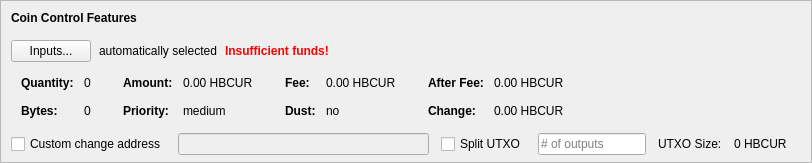
    <widget class="QFrame" name="frameCoinControl">
     <property name="sizePolicy">
      <sizepolicy hsizetype="Expanding" vsizetype="Expanding">
       <horstretch>0</horstretch>
       <verstretch>0</verstretch>
      </sizepolicy>
     </property>
     <property name="maximumSize">
      <size>
       <width>16777215</width>
       <height>16777215</height>
      </size>
     </property>
     <property name="frameShape">
      <enum>QFrame::StyledPanel</enum>
     </property>
     <property name="frameShadow">
      <enum>QFrame::Sunken</enum>
     </property>
     <layout class="QVBoxLayout" name="verticalLayoutCoinControl2">
      <property name="spacing">
       <number>0</number>
      </property>
      <property name="leftMargin">
       <number>0</number>
      </property>
      <property name="topMargin">
       <number>0</number>
      </property>
      <property name="rightMargin">
       <number>0</number>
      </property>
      <property name="bottomMargin">
       <number>6</number>
      </property>
      <item>
       <layout class="QVBoxLayout" name="verticalLayoutCoinControl" stretch="0,0,0,0,1">
        <property name="spacing">
         <number>0</number>
        </property>
        <property name="leftMargin">
         <number>10</number>
        </property>
        <property name="topMargin">
         <number>10</number>
        </property>
        <item>
         <layout class="QHBoxLayout" name="horizontalLayoutCoinControl1">
          <property name="bottomMargin">
           <number>15</number>
          </property>
          <item>
           <widget class="QLabel" name="labelCoinControlFeatures">
            <property name="sizePolicy">
             <sizepolicy hsizetype="Preferred" vsizetype="Maximum">
              <horstretch>0</horstretch>
              <verstretch>0</verstretch>
             </sizepolicy>
            </property>
            <property name="font">
             <font>
              <weight>75</weight>
              <bold>true</bold>
             </font>
            </property>
            <property name="styleSheet">
             <string notr="true">font-weight:bold;</string>
            </property>
            <property name="text">
             <string>Coin Control Features</string>
            </property>
           </widget>
          </item>
         </layout>
        </item>
        <item>
         <layout class="QHBoxLayout" name="horizontalLayoutCoinControl2" stretch="0,0,0,0">
          <property name="spacing">
           <number>8</number>
          </property>
          <property name="bottomMargin">
           <number>10</number>
          </property>
          <item>
           <widget class="QPushButton" name="pushButtonCoinControl">
            <property name="styleSheet">
             <string notr="true"/>
            </property>
            <property name="text">
             <string>Inputs...</string>
            </property>
            <property name="autoDefault">
             <bool>false</bool>
            </property>
           </widget>
          </item>
          <item>
           <widget class="QLabel" name="labelCoinControlAutomaticallySelected">
            <property name="text">
             <string>automatically selected</string>
            </property>
            <property name="margin">
             <number>5</number>
            </property>
           </widget>
          </item>
          <item>
           <widget class="QLabel" name="labelCoinControlInsuffFunds">
            <property name="font">
             <font>
              <weight>75</weight>
              <bold>true</bold>
             </font>
            </property>
            <property name="styleSheet">
             <string notr="true">color:red;font-weight:bold;</string>
            </property>
            <property name="text">
             <string>Insufficient funds!</string>
            </property>
            <property name="margin">
             <number>5</number>
            </property>
           </widget>
          </item>
          <item>
           <spacer name="horizontalSpacerCoinControl">
            <property name="orientation">
             <enum>Qt::Horizontal</enum>
            </property>
            <property name="sizeHint" stdset="0">
             <size>
              <width>40</width>
              <height>1</height>
             </size>
            </property>
           </spacer>
          </item>
         </layout>
        </item>
        <item>
         <widget class="QWidget" name="widgetCoinControl" native="true">
          <property name="sizePolicy">
           <sizepolicy hsizetype="Preferred" vsizetype="Preferred">
            <horstretch>0</horstretch>
            <verstretch>0</verstretch>
           </sizepolicy>
          </property>
          <property name="minimumSize">
           <size>
            <width>0</width>
            <height>0</height>
           </size>
          </property>
          <property name="styleSheet">
           <string notr="true"/>
          </property>
          <layout class="QHBoxLayout" name="horizontalLayoutCoinControl5">
           <property name="leftMargin">
            <number>0</number>
           </property>
           <property name="topMargin">
            <number>0</number>
           </property>
           <property name="rightMargin">
            <number>0</number>
           </property>
           <property name="bottomMargin">
            <number>0</number>
           </property>
           <item>
            <layout class="QHBoxLayout" name="horizontalLayoutCoinControl3" stretch="0,0,0,1">
             <property name="spacing">
              <number>20</number>
             </property>
             <property name="topMargin">
              <number>0</number>
             </property>
             <property name="bottomMargin">
              <number>10</number>
             </property>
             <item>
              <layout class="QFormLayout" name="formLayoutCoinControl1">
               <property name="horizontalSpacing">
                <number>10</number>
               </property>
               <property name="verticalSpacing">
                <number>14</number>
               </property>
               <property name="leftMargin">
                <number>10</number>
               </property>
               <property name="topMargin">
                <number>4</number>
               </property>
               <property name="rightMargin">
                <number>6</number>
               </property>
               <item row="0" column="0">
                <widget class="QLabel" name="labelCoinControlQuantityText">
                 <property name="font">
                  <font>
                   <weight>75</weight>
                   <bold>true</bold>
                  </font>
                 </property>
                 <property name="text">
                  <string>Quantity:</string>
                 </property>
                 <property name="margin">
                  <number>0</number>
                 </property>
                </widget>
               </item>
               <item row="0" column="1">
                <widget class="QLabel" name="labelCoinControlQuantity">
                 <property name="cursor">
                  <cursorShape>IBeamCursor</cursorShape>
                 </property>
                 <property name="contextMenuPolicy">
                  <enum>Qt::ActionsContextMenu</enum>
                 </property>
                 <property name="text">
                  <string notr="true">0</string>
                 </property>
                 <property name="margin">
                  <number>0</number>
                 </property>
                 <property name="textInteractionFlags">
                  <set>Qt::LinksAccessibleByMouse|Qt::TextSelectableByKeyboard|Qt::TextSelectableByMouse</set>
                 </property>
                </widget>
               </item>
               <item row="1" column="0">
                <widget class="QLabel" name="labelCoinControlBytesText">
                 <property name="font">
                  <font>
                   <weight>75</weight>
                   <bold>true</bold>
                  </font>
                 </property>
                 <property name="text">
                  <string>Bytes:</string>
                 </property>
                </widget>
               </item>
               <item row="1" column="1">
                <widget class="QLabel" name="labelCoinControlBytes">
                 <property name="cursor">
                  <cursorShape>IBeamCursor</cursorShape>
                 </property>
                 <property name="contextMenuPolicy">
                  <enum>Qt::ActionsContextMenu</enum>
                 </property>
                 <property name="text">
                  <string notr="true">0</string>
                 </property>
                 <property name="textInteractionFlags">
                  <set>Qt::LinksAccessibleByMouse|Qt::TextSelectableByKeyboard|Qt::TextSelectableByMouse</set>
                 </property>
                </widget>
               </item>
              </layout>
             </item>
             <item>
              <layout class="QFormLayout" name="formLayoutCoinControl2">
               <property name="horizontalSpacing">
                <number>10</number>
               </property>
               <property name="verticalSpacing">
                <number>14</number>
               </property>
               <property name="leftMargin">
                <number>6</number>
               </property>
               <property name="topMargin">
                <number>4</number>
               </property>
               <property name="rightMargin">
                <number>6</number>
               </property>
               <item row="0" column="0">
                <widget class="QLabel" name="labelCoinControlAmountText">
                 <property name="font">
                  <font>
                   <weight>75</weight>
                   <bold>true</bold>
                  </font>
                 </property>
                 <property name="text">
                  <string>Amount:</string>
                 </property>
                 <property name="margin">
                  <number>0</number>
                 </property>
                </widget>
               </item>
               <item row="0" column="1">
                <widget class="QLabel" name="labelCoinControlAmount">
                 <property name="cursor">
                  <cursorShape>IBeamCursor</cursorShape>
                 </property>
                 <property name="contextMenuPolicy">
                  <enum>Qt::ActionsContextMenu</enum>
                 </property>
                 <property name="text">
                  <string notr="true">0.00 HBCUR</string>
                 </property>
                 <property name="textInteractionFlags">
                  <set>Qt::LinksAccessibleByMouse|Qt::TextSelectableByKeyboard|Qt::TextSelectableByMouse</set>
                 </property>
                </widget>
               </item>
               <item row="1" column="0">
                <widget class="QLabel" name="labelCoinControlPriorityText">
                 <property name="font">
                  <font>
                   <weight>75</weight>
                   <bold>true</bold>
                  </font>
                 </property>
                 <property name="text">
                  <string>Priority:</string>
                 </property>
                </widget>
               </item>
               <item row="1" column="1">
                <widget class="QLabel" name="labelCoinControlPriority">
                 <property name="cursor">
                  <cursorShape>IBeamCursor</cursorShape>
                 </property>
                 <property name="contextMenuPolicy">
                  <enum>Qt::ActionsContextMenu</enum>
                 </property>
                 <property name="text">
                  <string>medium</string>
                 </property>
                 <property name="textInteractionFlags">
                  <set>Qt::LinksAccessibleByMouse|Qt::TextSelectableByKeyboard|Qt::TextSelectableByMouse</set>
                 </property>
                </widget>
               </item>
              </layout>
             </item>
             <item>
              <layout class="QFormLayout" name="formLayoutCoinControl3">
               <property name="horizontalSpacing">
                <number>10</number>
               </property>
               <property name="verticalSpacing">
                <number>14</number>
               </property>
               <property name="leftMargin">
                <number>6</number>
               </property>
               <property name="topMargin">
                <number>4</number>
               </property>
               <property name="rightMargin">
                <number>6</number>
               </property>
               <item row="0" column="0">
                <widget class="QLabel" name="labelCoinControlFeeText">
                 <property name="font">
                  <font>
                   <weight>75</weight>
                   <bold>true</bold>
                  </font>
                 </property>
                 <property name="text">
                  <string>Fee:</string>
                 </property>
                 <property name="margin">
                  <number>0</number>
                 </property>
                </widget>
               </item>
               <item row="0" column="1">
                <widget class="QLabel" name="labelCoinControlFee">
                 <property name="cursor">
                  <cursorShape>IBeamCursor</cursorShape>
                 </property>
                 <property name="contextMenuPolicy">
                  <enum>Qt::ActionsContextMenu</enum>
                 </property>
                 <property name="text">
                  <string notr="true">0.00 HBCUR</string>
                 </property>
                 <property name="textInteractionFlags">
                  <set>Qt::LinksAccessibleByMouse|Qt::TextSelectableByKeyboard|Qt::TextSelectableByMouse</set>
                 </property>
                </widget>
               </item>
               <item row="1" column="0">
                <widget class="QLabel" name="labelCoinControlLowOutputText">
                 <property name="font">
                  <font>
                   <weight>75</weight>
                   <bold>true</bold>
                  </font>
                 </property>
                 <property name="text">
                  <string>Dust:</string>
                 </property>
                </widget>
               </item>
               <item row="1" column="1">
                <widget class="QLabel" name="labelCoinControlLowOutput">
                 <property name="cursor">
                  <cursorShape>IBeamCursor</cursorShape>
                 </property>
                 <property name="contextMenuPolicy">
                  <enum>Qt::ActionsContextMenu</enum>
                 </property>
                 <property name="text">
                  <string>no</string>
                 </property>
                 <property name="textInteractionFlags">
                  <set>Qt::LinksAccessibleByMouse|Qt::TextSelectableByKeyboard|Qt::TextSelectableByMouse</set>
                 </property>
                </widget>
               </item>
              </layout>
             </item>
             <item>
              <layout class="QFormLayout" name="formLayoutCoinControl4">
               <property name="horizontalSpacing">
                <number>10</number>
               </property>
               <property name="verticalSpacing">
                <number>14</number>
               </property>
               <property name="leftMargin">
                <number>6</number>
               </property>
               <property name="topMargin">
                <number>4</number>
               </property>
               <property name="rightMargin">
                <number>6</number>
               </property>
               <item row="0" column="0">
                <widget class="QLabel" name="labelCoinControlAfterFeeText">
                 <property name="font">
                  <font>
                   <weight>75</weight>
                   <bold>true</bold>
                  </font>
                 </property>
                 <property name="text">
                  <string>After Fee:</string>
                 </property>
                 <property name="margin">
                  <number>0</number>
                 </property>
                </widget>
               </item>
               <item row="0" column="1">
                <widget class="QLabel" name="labelCoinControlAfterFee">
                 <property name="cursor">
                  <cursorShape>IBeamCursor</cursorShape>
                 </property>
                 <property name="contextMenuPolicy">
                  <enum>Qt::ActionsContextMenu</enum>
                 </property>
                 <property name="text">
                  <string notr="true">0.00 HBCUR</string>
                 </property>
                 <property name="textInteractionFlags">
                  <set>Qt::LinksAccessibleByMouse|Qt::TextSelectableByKeyboard|Qt::TextSelectableByMouse</set>
                 </property>
                </widget>
               </item>
               <item row="1" column="0">
                <widget class="QLabel" name="labelCoinControlChangeText">
                 <property name="font">
                  <font>
                   <weight>75</weight>
                   <bold>true</bold>
                  </font>
                 </property>
                 <property name="text">
                  <string>Change:</string>
                 </property>
                </widget>
               </item>
               <item row="1" column="1">
                <widget class="QLabel" name="labelCoinControlChange">
                 <property name="cursor">
                  <cursorShape>IBeamCursor</cursorShape>
                 </property>
                 <property name="contextMenuPolicy">
                  <enum>Qt::ActionsContextMenu</enum>
                 </property>
                 <property name="text">
                  <string notr="true">0.00 HBCUR</string>
                 </property>
                 <property name="textInteractionFlags">
                  <set>Qt::LinksAccessibleByMouse|Qt::TextSelectableByKeyboard|Qt::TextSelectableByMouse</set>
                 </property>
                </widget>
               </item>
              </layout>
             </item>
            </layout>
           </item>
          </layout>
         </widget>
        </item>
        <item>
         <layout class="QHBoxLayout" name="horizontalLayoutCoinControl4" stretch="0,0,0,0,0,0,0">
          <property name="spacing">
           <number>12</number>
          </property>
          <property name="sizeConstraint">
           <enum>QLayout::SetDefaultConstraint</enum>
          </property>
          <property name="topMargin">
           <number>5</number>
          </property>
          <property name="rightMargin">
           <number>5</number>
          </property>
          <item>
           <widget class="QCheckBox" name="checkBoxCoinControlChange">
            <property name="toolTip">
             <string>If this is activated, but the change address is empty or invalid, change will be sent to a newly generated address.</string>
            </property>
            <property name="text">
             <string>Custom change address</string>
            </property>
           </widget>
          </item>
          <item>
           <widget class="QValidatedLineEdit" name="lineEditCoinControlChange">
            <property name="enabled">
             <bool>false</bool>
            </property>
            <property name="sizePolicy">
             <sizepolicy hsizetype="Expanding" vsizetype="Fixed">
              <horstretch>0</horstretch>
              <verstretch>0</verstretch>
             </sizepolicy>
            </property>
           </widget>
          </item>
          <item>
           <widget class="QCheckBox" name="splitBlockCheckBox">
            <property name="text">
             <string>Split UTXO</string>
            </property>
           </widget>
          </item>
          <item>
           <widget class="QLineEdit" name="splitBlockLineEdit">
            <property name="sizePolicy">
             <sizepolicy hsizetype="Fixed" vsizetype="Fixed">
              <horstretch>50</horstretch>
              <verstretch>0</verstretch>
             </sizepolicy>
            </property>
            <property name="placeholderText">
             <string># of outputs</string>
            </property>
           </widget>
          </item>
          <item>
           <widget class="QLabel" name="labelBlockSizeText">
            <property name="text">
             <string>UTXO Size:</string>
            </property>
           </widget>
          </item>
          <item>
           <widget class="QLabel" name="labelBlockSize">
            <property name="text">
             <string>0 HBCUR</string>
            </property>
           </widget>
          </item>
          <item>
           <widget class="QLabel" name="labelCoinControlChangeLabel">
            <property name="sizePolicy">
             <sizepolicy hsizetype="Preferred" vsizetype="Expanding">
              <horstretch>0</horstretch>
              <verstretch>0</verstretch>
             </sizepolicy>
            </property>
            <property name="minimumSize">
             <size>
              <width>0</width>
              <height>0</height>
             </size>
            </property>
            <property name="text">
             <string/>
            </property>
            <property name="margin">
             <number>3</number>
            </property>
           </widget>
          </item>
         </layout>
        </item>
        <item>
         <spacer name="verticalSpacerCoinControl">
          <property name="orientation">
           <enum>Qt::Vertical</enum>
          </property>
          <property name="sizeHint" stdset="0">
           <size>
            <width>800</width>
            <height>1</height>
           </size>
          </property>
         </spacer>
        </item>
       </layout>
      </item>
     </layout>
    </widget>
